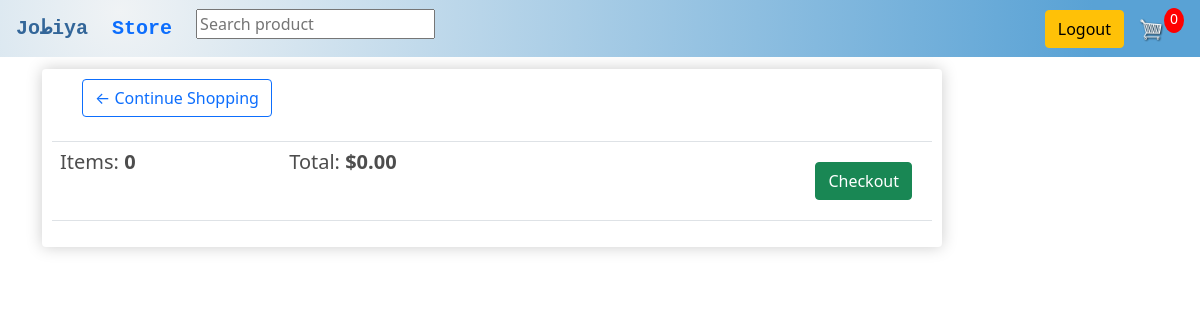
Before: /cart/ (signed in) with the older database file.
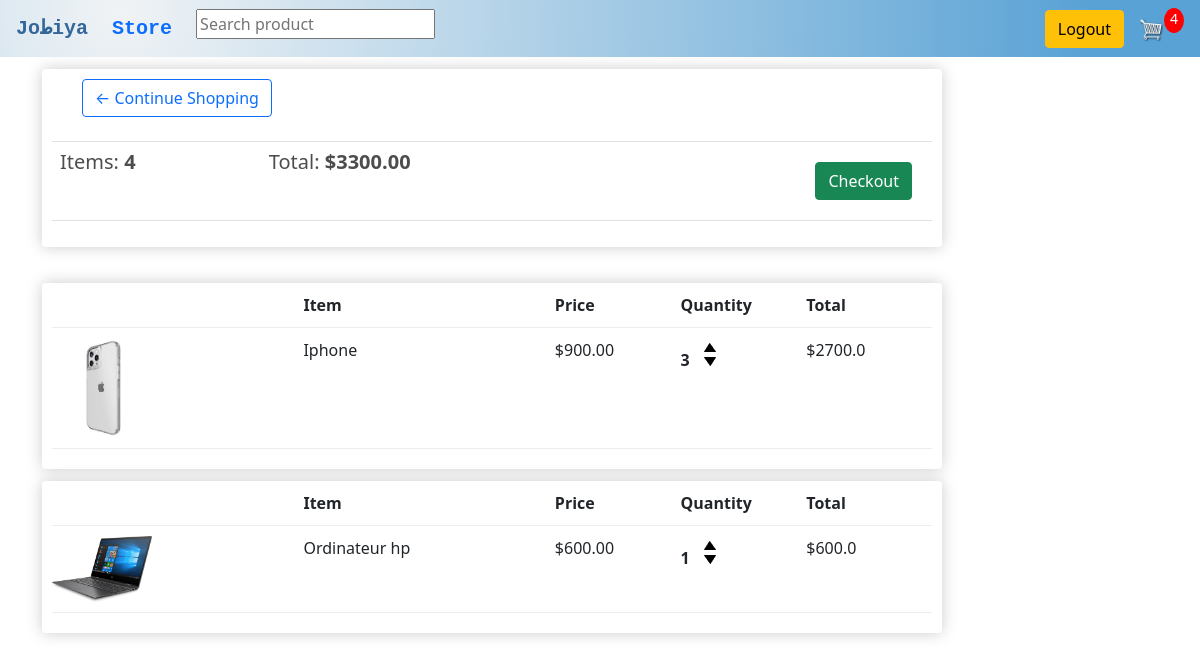
After: the same page with the newer database file.
### store/models.py (models this page shows, shortened)
class Order(models.Model):
    customer = models.ForeignKey(Customer, on_delete=models.SET_NULL,null=True,blank=True)
    date_ordered= models.DateTimeField(auto_now_add=True)
    complete=models.BooleanField(default=False,null=True,blank=False)
    transaction_id = models.CharField(max_length=200,null=True)
    @property
    def get_cart_total(self):
        orderitems=self.order_item_set.all()
        total = sum([item.get_total for item in orderitems ])
        return total
    @property
    def get_cart_item(self):
         orderitems=self.order_item_set.all()
         total = sum([item.quantity for item in orderitems])
         return total

class Order_Item(models.Model):
    product =models.ForeignKey(Product, on_delete=models.SET_NULL,null=True,blank=True)
    order =models.ForeignKey(Order, on_delete=models.SET_NULL,null=True,blank=True)
    quantity =models.IntegerField(default=0,null=True,blank=True)
    date_added= models.DateTimeField(auto_now_add=True)
    @property
    def get_total(self):
        total=self.product.price * self.quantity
        return total

class Product(models.Model):
    name = models.CharField(max_length=200,null=True)
    price = models.FloatField()
    image = models.ImageField(null=True,blank=True)
    detail =models.TextField(null=True)
    @property
    def imageURL(self):
        try :
            url=self.image.url
        except :
            url=''
        return url

### store/views.py (the view)
# urls.py: path('cart/',views.cart,name="cart"),
def cart(request) :
    if request.user.is_authenticated :
        customer = request.user.customer
        order,created = Order.objects.get_or_create(customer=customer,complete=False)
        items=order.order_item_set.all()
        cartItems=order.get_cart_item
    else :
        items=[]
        order ={'get_cart_items': 0 , 'get_cart_total':0}
        cartItems=order['get_cart_items']
    context ={'items':items,'order':order,'cartItems':cartItems}
    return render(request, 'store/cart.html',context)

### store/templates/store/cart.html
{% extends 'store/main.html' %}
{% load static %}
{% block content %}
<div class="row">
    <div class="col-log-12">
        <div class="box-element">
            <a class="btn btn-outline-primary"  href="{% url 'store'  %}">&#x2190; Continue Shopping</a>
            <br>
            <br>
            <table class="table">
                <tr>
                    <th><h5>Items: <strong>{{order.get_cart_item}}</strong></h5></th>
                    <th><h5>Total:<strong> ${{order.get_cart_total|floatformat:2}}</strong></h5></th>
                    <th>
                        <a  style="float:right; margin:12px;" class="btn btn-success" href="{% url 'checkout' %}">Checkout</a>
                    </th>
                </tr>
            </table>
        </div>
        <br>
        {% for item in items %}
        <div class="box-element">
            <div class="cart-row">
                <div style="flex:2"></div>
                <div style="flex:2"><strong>Item</strong></div>
                <div style="flex:1"><strong>Price</strong></div>
                <div style="flex:1"><strong>Quantity</strong></div>
                <div style="flex:1"><strong>Total</strong></div>
            </div>
            <div class="cart-row">
                <div style="flex:2"><img class="row-image" src="{{item.product.imageURL}}"></div>
                <div style="flex:2"><p>{{item.product.name}}</p></div>
                <div style="flex:1"><p>${{item.product.price|floatformat:2}}</p></div>
                <div style="flex:1">
                    <p class="quantity">{{item.quantity}}</p>
                    <div class="quantity">
                        <img data-product="{{item.product.id}}" data-action="add" class="chg-quantity update-cart" src="{% static  'images/arrow-up.png' %}">
                        <img data-product="{{item.product.id}}" data-action="remove" class="chg-quantity update-cart" src="{% static  'images/arrow-down.png' %}">
                    </div>
                </div>
                <div style="flex:1"><p>${{item.get_total}}</p></div>
            </div>
        </div>
        {% endfor%}
    </div>
</div>
{% endblock content %}

### store/templates/store/main.html (shortened to what this page needs)
<!DOCTYPE html>
{% load static %}
<html lang="en">
<head>
    <link rel="stylesheet" type= "text/css" href="{% static 'css/main.css' %}">
	<link rel="stylesheet" href="https://stackpath.bootstrapcdn.com/bootstrap/4.4.1/css/bootstrap.min.css">
  <link rel="stylesheet" href="https://cdn.jsdelivr.net/npm/bootstrap@5.0.2/dist/css/bootstrap.min.css">
</head>
<body>
    <nav class="navbar navbar-expand-lg navbar-back">
        <a class="navbar-brand" href="{% url 'store' %}">Joطiya</a>
        <div class="collapse navbar-collapse" id="navbarSupportedContent">
          <ul class="navbar-nav mr-auto">
            <li class="nav-item active">
              <a class="nav-link navbar-brand" href="{% url 'store' %}">Store</a>
            </li>
            <li>
            <form action="{% url 'search' %}" method="GET" >
               <input type="text" name="searched"
              value="{{request.GET.searched}}"
              placeholder="Search product">
            </form>
          </li>
          </ul>
          <div class="form-inline my-2 my-lg-0">
         {% if user.is_authenticated %}
                  <a class="btn btn-warning" href="{% url 'logout' %}">Logout</a>
                  {% else %}
                  <a class="btn btn-warning" href="{% url 'login' %}">login</a>
                  {% endif %}
                   <a href="{% url 'cart' %}" data-product="{{product.id}}">
                     <img  id="cart-icon" src="{% static 'images/6+cart.png' %}">
                   </a>
                  <p id="cart-total">{{cartItems}}</p>
               </div>
        </div>
      </nav>
    <div class="container">
        {% block content %}
        {% endblock content %}
    </div>
</body>
</html>

### static/css/main.css (style rules this page uses)
body { background-color: hsl(0, 0%, 98%); }
h1,h2,h3,h4,h5,h6 { color:hsl(0, 0%, 30%); }
.box-element { margin-top: 12px; box-shadow:hsl(0, 0%, 80%) 0 0 16px; background-color: #fff; border-radius: 4px; padding: 10px; width: 900px; }
#cart-icon { width:25px; display: inline-block; margin-left: 15px; }
#cart-total { display: block; text-align: center; color:#fff; background-color: red; width: 20px; height: 25px; border-radius: 50%; font-size: 14px; }
.btn { border-radius: 0; }
.row-image { width: 100px; }
.cart-row { display: flex; align-items: flex-stretch; padding-bottom: 10px; margin-bottom: 10px; border-bottom: 1px solid #ececec; }
.quantity { display: inline-block; font-weight: 700; padding-right:10px; }
.chg-quantity { width: 12px; cursor: pointer; display: block; margin-top: 5px; transition:.1s; }
.btn { margin-left: 30px; }
.navbar-brand { font-family:monospace; color: #336699; font-weight: bold; }
.navbar-back { background: radial-gradient( circle farthest-corner at 10% 20%, rgba(240,243,245,1) 0%, rgba(89,162,213,1) 90% ); }

Changed rows visible on the page:
computed for Order: get_cart_item "0" → "4"; get_cart_total "0.00" → "3300.00"
added Order_Item: product.imageURL (picture), product.name "Iphone", product.price "900.00", quantity "3", get_total "2700.0"
added Order_Item: product.imageURL (picture), product.name "Ordinateur hp", product.price "600.00", quantity "1", get_total "600.0"
Other visible differences:
{{ cartItems }}: "0" → "4"
